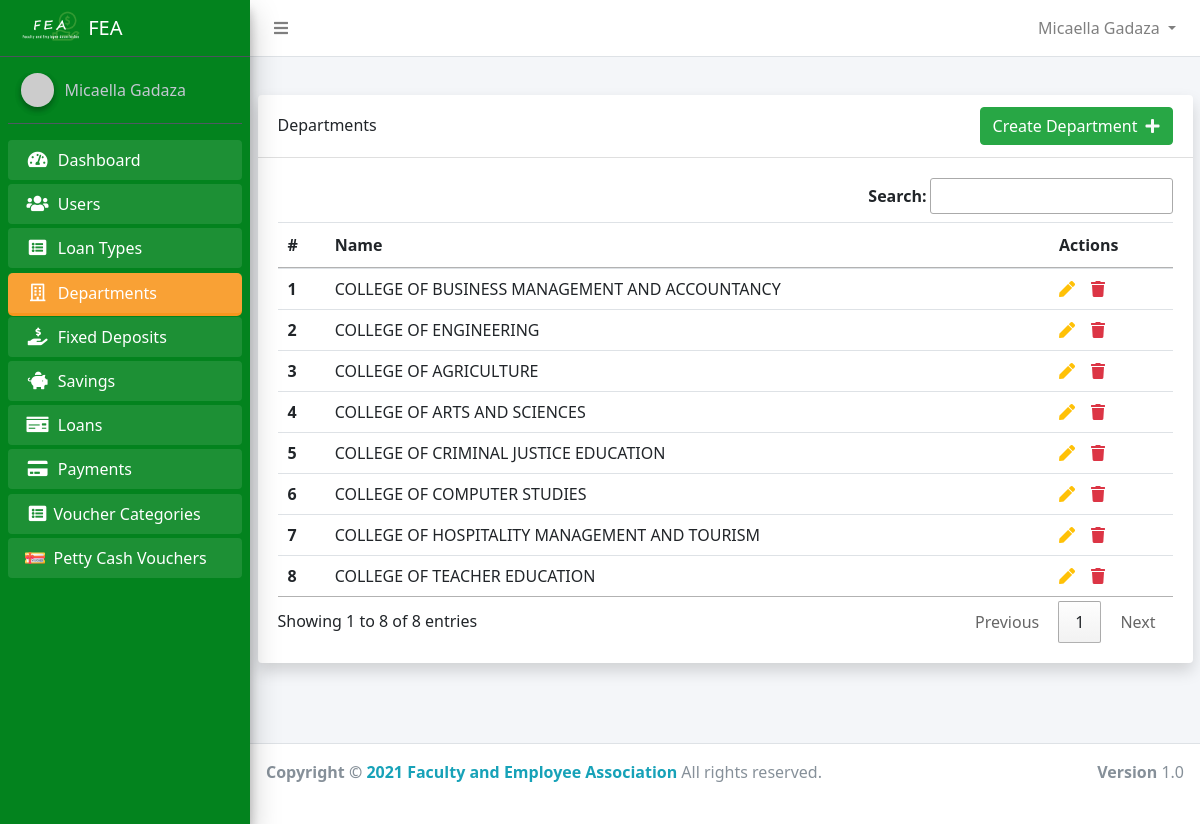
The page /admin/departments.php (signed in) on the database its author committed.
### tables this page shows
CREATE TABLE `users` (
  `id` int(11) NOT NULL,
  `account_number` varchar(50) NOT NULL,
  `firstname` varchar(50) NOT NULL,
  `middlename` varchar(50) NOT NULL,
  `lastname` varchar(50) NOT NULL,
  `home_address` varchar(255) NOT NULL,
  `permanent_address` varchar(255) NOT NULL,
  `gender` varchar(50) NOT NULL,
  `birth_date` varchar(255) DEFAULT NULL,
  `contact_number` varchar(50) NOT NULL,
  `email` varchar(50) NOT NULL,
  `password` varchar(50) NOT NULL,
  `position_id` int(11) DEFAULT NULL,
  `sg` int(11) NOT NULL,
  `employment_status` varchar(50) NOT NULL,
  `department_id` int(11) NOT NULL,
  `name_of_spouse` varchar(100) NOT NULL,
  `fathers_name` varchar(100) NOT NULL,
  `mothers_maiden_name` varchar(50) NOT NULL,
  `beneficiary` varchar(255) NOT NULL,
  `paid_membership` tinyint(1) NOT NULL DEFAULT 0,
  `active` tinyint(1) NOT NULL DEFAULT 0,
  `reason1` text DEFAULT NULL,
  `reason2` text DEFAULT NULL,
  `reason3` text DEFAULT NULL,
  `created_at` timestamp NOT NULL DEFAULT current_timestamp()
);

CREATE TABLE `departments` (
  `id` int(11) NOT NULL,
  `name` varchar(50) NOT NULL
);

### app/config/config.php (called while the page is built, shortened)
<?php
class Connection
{
    public $conn;
    public function __construct()
    {
        try {
            $dsn = 'mysql:host=' . HOST . ';dbname=' . DB_NAME;
            $this->conn = new PDO($dsn, USERNAME, PASSWORD);
            $this->conn->setAttribute(PDO::ATTR_DEFAULT_FETCH_MODE, PDO::FETCH_OBJ);
            $this->conn->setAttribute(PDO::ATTR_EMULATE_PREPARES, false);
        } catch (PDOException $e) {
            echo "Error!: " . $e->getMessage() . "<br/>";
            die();
        }
        return $this->conn;
    }
}

### core.php (called while the page is built, shortened)
<?php
require_once 'app/config/config.php';
require_once 'app/models/User.php';
$user = new User();

### app/models/User.php (called while the page is built, shortened)
<?php
class User extends Connection
{
    public static function Auth()
    {
        if (isset($_SESSION['id'])) {
            return true;
        } else {
            return false;
        }
    }
    public function getFullName()
    {
        if (self::Auth()) {
            $user = $this->getUser();
            return ucwords($user->firstname) . ' ' . ucwords($user->lastname);
        } else {
            return 'Guess';
        }
    }
    public function getUser()
    {
        if (self::Auth()) {
            $sql = "SELECT * FROM users WHERE id=:id AND active=1 AND paid_membership=1";
            $stmt = $this->conn->prepare($sql);
            $stmt->execute(['id' => $_SESSION['id']]);
            $user = $stmt->fetch();
            return $user;
        }
    }
}

### app/controllers/admin/DepartmentController.php (called while the page is built, shortened)
<?php
class Department extends Connection
{
    public function index()
    {
        $sql = "SELECT * FROM departments";
        $stmt = $this->conn->query($sql);
        $stmt->execute();
        return $departments = $stmt->fetchAll();
    }
}

### admin/departments.php (the view, shortened to what this page needs)
<?php
require_once '../core.php';
require_once '../app/includes/admin/header.php';
$activeDepartment = new Department();
$departments = $activeDepartment->index();
?>
<div class="container">
    <div class="card shadow">
        <div class="card-header d-flex align-items-center">
            <h4>Departments</h4>
            <a href="department_create.php" class="btn btn-success ml-auto">Create Department<i class="ml-2 fas fa-plus text-light"></i></a>
        </div>
        <div class="card-body">
            <div class="table-responsive">
                <?php if ($departments) : ?>
                    <table class="table" id="myTable">
                        <thead>
                            <tr>
                                <th scope="col">#</th>
                                <th scope="col">Name</th>
                                <th scope="col">Actions</th>
                            </tr>
                        </thead>
                        <tbody>
                            <?php foreach ($departments as $key => $department) : ?>
                                <tr>
                                    <th scope="row"><?php echo $key + 1 ?></th>
                                    <td><?php echo $department->name ?></td>
                                    <td class="d-flex">
                                        <form action="department_update.php" method="POST">
                                            <button type="submit" class="text-warning mr-3" style="border:none; background:none">
                                                <i class="fas fa-pen"></i>
                                            </button>
                                        </form>
                                        <form action="department_delete.php" method="POST">
                                            <button type="submit" style="border:none; background:none">
                                                <i class="fas fa-trash text-danger"></i>
                                            </button>
                                        </form>
                                    </td>
                                </tr>
                            <?php endforeach; ?>
                        </tbody>
                    </table>
                <?php else : ?>
                    <h2 class="text-secondary text-center">No Department Yet</h2>
                <?php endif; ?>
            </div>
        </div>
    </div>
</div>
</div>
<?php require_once  '../app/includes/admin/footer.php' ?>

### app/includes/admin/navbar.php (shortened to what this page needs)
<nav class="main-header navbar navbar-expand navbar-white navbar-light">
    <ul class="navbar-nav" style="width:100%;">
        <li class="nav-item">
            <a class="nav-link" data-widget="pushmenu" href="#" role="button"><i class="fas fa-bars"></i></a>
        </li>
        <li class="nav-item dropdown" style="margin-left:auto">
            <a id="navbarDropdown" class="nav-link dropdown-toggle" href="#" role="button" data-toggle="dropdown" aria-haspopup="true" aria-expanded="false" v-pre>
                <?php echo $user->getFullName() ?>
            </a>
        </li>
    </ul>
</nav>

### app/includes/admin/sidebar.php (shortened to what this page needs)
<div class="sidebar">
    <div class="user-panel mt-3 pb-3 mb-3 d-flex">
        <div class="image">
            <img src="https://ui-avatars.com/api/?name=<?php echo $user->getFullName() ?>" class="img-circle elevation-2" alt="User Image">
        </div>
        <div class="info">
            <a href="" class="d-block"><?php echo $user->getFullName() ?></a>
        </div>
    </div>
    <nav class="mt-2">
        <ul class="nav nav-pills nav-sidebar flex-column" data-widget="treeview" role="menu" data-accordion="false">
            <?php if ($_SESSION['position_id'] == 1) : ?>
                <li class="nav-item menu-open
                <?php echo (strpos(CURRENT_URL, 'dashboard') !== false) ? 'active' : '' ?>
                ">
                    <a href="<?php echo BASE_URL . '/admin/dashboard.php' ?>" class="nav-link">
                        <i class="nav-icon fas fa-tachometer-alt"></i>
                        <p>
                            Dashboard
                        </p>
                    </a>
                </li>
                <li class="nav-item menu-open
            <?php echo (strpos(CURRENT_URL, 'admin_user') !== false) ? 'active' : '' ?>
            ">
                    <a href="<?php echo BASE_URL . 'admin/admin_users.php' ?>" class="nav-link">
                        <i class="nav-icon fas fa-users"></i>
                        <p>
                            Users
                        </p>
                    </a>
                </li>
                <li class="nav-item menu-open
            <?php echo (strpos(CURRENT_URL, 'type') !== false) ? 'active' : '' ?>
            ">
                    <a href="<?php echo BASE_URL . 'admin/types.php' ?>" class="nav-link ">
                        <i class="nav-icon fa fa-list-alt"></i>
                        <p>
                            Loan Types
                        </p>
                    </a>
                </li>
                <li class="nav-item menu-open
            <?php echo (strpos(CURRENT_URL, 'department') !== false) ? 'active' : '' ?>
            ">
                    <a href="<?php echo BASE_URL . 'admin/departments.php' ?>" class="nav-link">
                        <i class="nav-icon far fa-building"></i>
                        <p>
                            Departments
                        </p>
                    </a>
                </li>
                <li class="nav-item menu-open
            <?php echo (strpos(CURRENT_URL, 'deposit') !== false) ? 'active' : '' ?>
            ">
                    <a href="<?php echo BASE_URL . 'admin/fixed_deposits.php' ?>" class="nav-link">
                        <i class="nav-icon fas fa-hand-holding-usd"></i>
                        <p>
                            Fixed Deposits
                        </p>
                    </a>
                </li>
                <li class="nav-item menu-open
            <?php echo (strpos(CURRENT_URL, 'saving') !== false) ? 'active' : '' ?>
            ">
                    <a href="<?php echo BASE_URL . 'admin/savings.php' ?>" class="nav-link">
                        <i class="nav-icon fas fa-piggy-bank"></i>
                        <p>
                            Savings
                        </p>
                    </a>
                </li>
                <li class="nav-item menu-open
            <?php echo (strpos(CURRENT_URL, 'admin/loan') !== false) ? 'active' : '' ?>
            ">
                    <a href="<?php echo BASE_URL . 'admin/loans.php' ?>" class=" nav-link ">
                        <i class="nav-icon fas fa-money-check"></i>
                        <p>
                            Loans
                        </p>
                    </a>
                </li>
                <li class="nav-item menu-open
            <?php echo (strpos(CURRENT_URL, 'payment') !== false) ? 'active' : '' ?>
            ">
                    <a href="<?php echo BASE_URL . 'admin/payments.php' ?>" class=" nav-link ">
                        <i class="nav-icon fas fa-credit-card"></i>
                        <p>
                            Payments
                        </p>
                    </a>
                </li>
                <li class="nav-item menu-open
            <?php echo (strpos(CURRENT_URL, 'admin/categor') !== false) ? 'active' : '' ?>
            ">
                    <a href="<?php echo BASE_URL . 'admin/categories_voucher.php' ?>" class=" nav-link d-flex align-items-center">
                        <i class="nav-icon fa fa-list-alt"></i>
                        <p>
                            Voucher Categories
                        </p>
                    </a>
                </li>
                <li class="nav-item menu-open
            <?php echo (strpos(CURRENT_URL, 'admin/voucher') !== false) ? 'active' : '' ?>
            ">
                    <a href="<?php echo BASE_URL . 'admin/vouchers.php' ?>" class=" nav-link d-flex align-items-center">
                        <i class="nav-icon">
                            <img src="../assets/img/voucher_icon.svg" alt="" width="20px" height="25px">
                        </i>
                        <p>
                            Petty Cash Vouchers
                        </p>
                    </a>
                </li>
            <?php endif ?>
        </ul>
    </nav>
</div>

### assets/admin/css/admin.css (style rules this page uses)
.sidebar { background: rgb(3, 131, 30); }
.menu-open { margin-bottom: 1px !important; }
.active { background: #f8961e; border-radius: 5px; }

### rows shown on the page
users: $user->getFullName() "Micaella Gadaza"
departments: name "COLLEGE OF BUSINESS MANAGEMENT AND ACCOUNTANCY"
departments: name "COLLEGE OF ENGINEERING"
departments: name "COLLEGE OF AGRICULTURE"
departments: name "COLLEGE OF ARTS AND SCIENCES"
departments: name "COLLEGE OF CRIMINAL JUSTICE EDUCATION"
departments: name "COLLEGE OF COMPUTER STUDIES"
departments: name "COLLEGE OF HOSPITALITY MANAGEMENT AND TOURISM"
departments: name "COLLEGE OF TEACHER EDUCATION"
